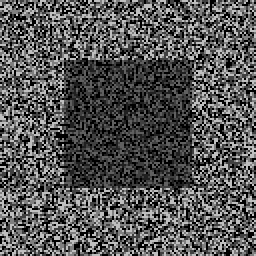
%> input picture ps2_matlab_template/input/pair0-L.png, 128 x 128 px (shown 2 times larger)
$ octave ps2.m   (GNU Octave 9; MATLAB toolbox functions it lacks are replaced by stand-ins)
%> lines starting %> are read from the running program, lines starting %| are printed output that depends on the picture; in (x1, y1, x2, y2) boxes, pixels count from 0 and x2, y2 are one past the last pixel; in counts of white or black regions, pixels touching at a corner belong together; the program's own positions count from 1
### ps2_matlab_template/disparity_ncorr.m
function D = disparity_ncorr(L, R)
    % Compute disparity map D(y, x) such that: L(y, x) = R(y, x + D(y, x))
    %
    % L: Grayscale left image
    % R: Grayscale right image, same size as L
    % D: Output disparity map, same size as L, R

    % TODO: Your code here
    win_size = 5
    [m,n] = size(L);
    D = zeros(m+win_size+1,n+win_size+1);
    L = padarray(L,[win_size win_size],0);
    R = padarray(R,[win_size win_size],0);
    for i = win_size+1:m
        A = R(i-win_size:i+win_size,:);
        for j = win_size+1:n
            i,j
            template = L(i-win_size:i+win_size,j-win_size:j+win_size);
            res = normxcorr2(template,A);
            [val,index] = max(res(2*win_size+1,:));
            D(i,j) = index-j-win_size;
        end

    end
    D
    D = D(win_size+1:m,win_size+1:n);
end

### ps2_matlab_template/ps2.m
% ps2

%% 1-a
% Read images
h = fspecial('gaussian',5,3);
%use rgb2gray for color images
L = im2double(imsharpen((imread(fullfile('G:\ps2_matlab_template\input\', 'pair0-L.png')))));
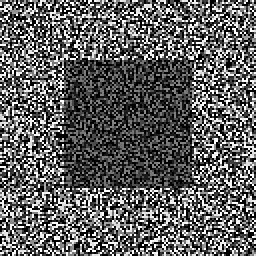
%> L: size 128x128 double (shown 2 times larger); min 0, max 1, mean 0.377
R = im2double(imsharpen((imread(fullfile('G:\ps2_matlab_template\input\', 'pair0-R.png')))));
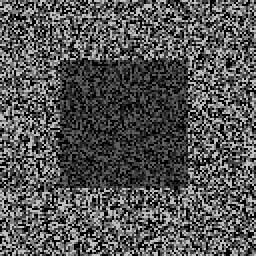
%> input picture ps2_matlab_template/input/pair0-R.png, 128 x 128 px (shown 2 times larger)
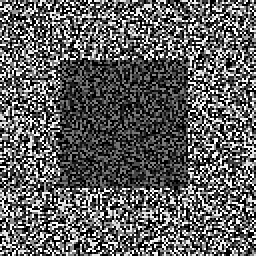
%> R: size 128x128 double (shown 2 times larger); min 0, max 1, mean 0.377; mean of the top-left, top-right, bottom-left and bottom-right quarters 0.372, 0.376, 0.381, 0.38
% Compute disparity
%D_L = disparity_ncorr(L, R);
D_R = disparity_ncorr(R, L);
%> in disparity_ncorr, `L = padarray(L,[win_size win_size],0);`:
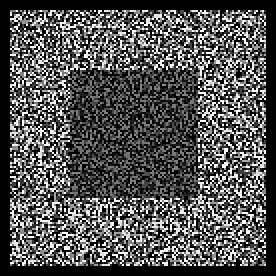
%> L: size 138x138 double (shown 2 times larger); min 0, max 1, mean 0.325
%> in disparity_ncorr, `R = padarray(R,[win_size win_size],0);`:
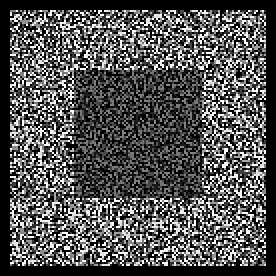
%> R: size 138x138 double (shown 2 times larger); min 0, max 1, mean 0.325; mean of the top-left, top-right, bottom-left and bottom-right quarters 0.324, 0.32, 0.33, 0.324
%> after the loop in disparity_ncorr, `for i = win_size+1:m`:
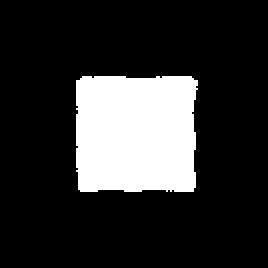
%> D: size 134x134 double (shown 2 times larger); values 0 (black) and 2 (white), 18.9% white; 1 white region, box (x1, y1, x2, y2) and area: (38, 38, 99, 96) 3386
%> in disparity_ncorr, `D = D(win_size+1:m,win_size+1:n);`:
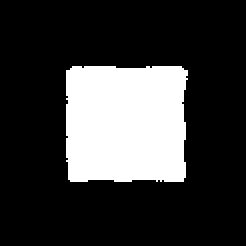
%> D: size 123x123 double (shown 2 times larger); values 0 (black) and 2 (white), 22.4% white; 1 white region, box (x1, y1, x2, y2) and area: (33, 33, 94, 91) 3386
D_R = imadjust(mat2gray(D_R));
imshow(D_R);
